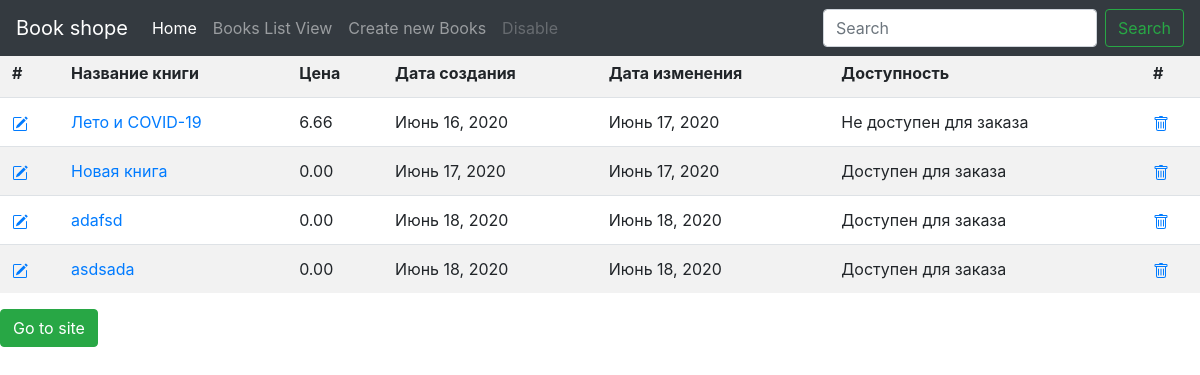
The app's page /books/list/, older data.
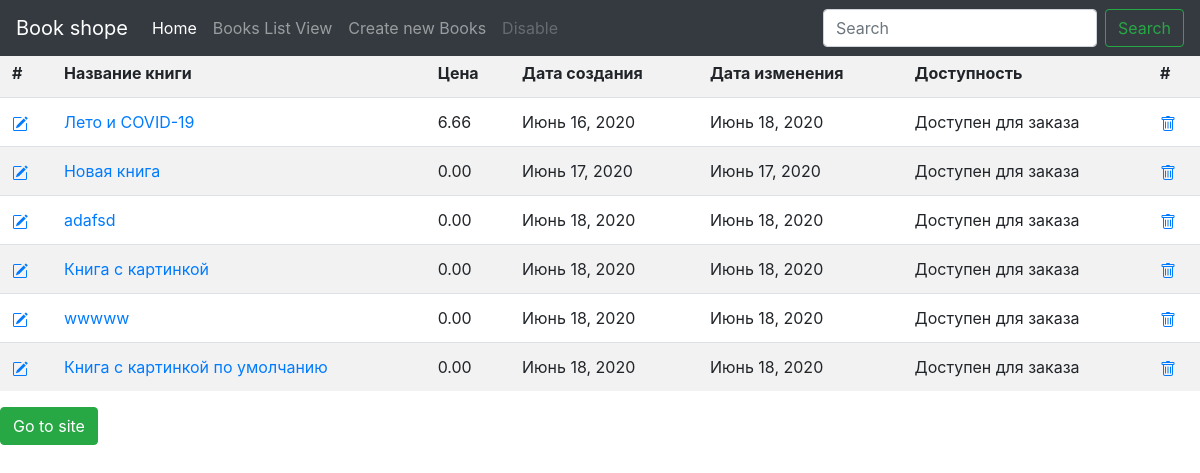
The same page, newer data.
### books/models.py (models this page shows, shortened)
class Books(models.Model):
    name=models.CharField(
        verbose_name="Имя книги",
        max_length=50
    )
    picture=models.ImageField(
        verbose_name="Фото обложки",
        upload_to="books-pic",
        null=True,
        blank=True,
        default="books-pic/default.jpg"
    )
    price=models.DecimalField(
        verbose_name="Цена",
        max_digits=5,
        decimal_places=2,
        default=00.00
    )
    author=models.ManyToManyField(
        'Author',
        verbose_name="Автор"
    )
    genre=models.ManyToManyField(
        'Genre',
        verbose_name="Жанр"
    )
    publishing_year=models.PositiveSmallIntegerField (
        verbose_name="Год издания",
        default=2020
    )
    count_page=models.IntegerField(
        verbose_name="Кол-во страниц",
        default=100
    )
    binging=models.ForeignKey(
        'Binging',
        verbose_name="Переплёт",
        on_delete=models.PROTECT,
        default=1
    )
    format_book=models.CharField(
        verbose_name="Формат",
        default="99x99",
        max_length=15
    )
    isbn=models.CharField(
        verbose_name="ISBN",
        default="999-1-88877-6",
        max_length=20
    )
    weight=models.PositiveSmallIntegerField(
        verbose_name="Вес(гр.)",
        default="100"
    )
    age_limit=models.CharField(
        verbose_name="Ограничение по возрасту",
        default="6+",
        max_length=3
    )
    count_book=models.IntegerField(
        verbose_name="Ко-во книг в наличии",
        default=10
    )
    availability=models.BooleanField(
        verbose_name="Наличие книги",
        default=True
    )
    rating=models.FloatField(
        verbose_name="Рейтинг",
        validators=[MinValueValidator(0), MaxValueValidator(10)],
        default=9
    )
    create=models.DateField(
        verbose_name="Дата внесения в каталог",
        auto_now=False,
        auto_now_add=True
    )
    update=models.DateField(
        verbose_name="Дата последнего изменения",
        auto_now=True,
        auto_now_add=False
    )
    user=models.ForeignKey(
        User,
        on_delete=models.PROTECT
    )

### books/views.py (the view)
# urls.py: path('list/', views.BooksList.as_view(),name='list')
class BooksList(ListView):
    model= models.Books
    template_name='books/list.html'

### books/templates/books/list.html (shortened to what this page needs)
{% extends "base.html" %}
{% load crispy_forms_tags %}
    {% block main %}
        <table class="table table-striped" width="100%" >
                <tr>
                    <th>#</th><th>Название книги</th><th>Цена</th><th>Дата создания</th><th>Дата изменения</th><th>Доступность</th><th>#</th>
                </tr>
            {% for i in object_list %}
                <tr>
                <td><a href="{% url 'CRUDL_books:update' i.pk %}"></a></td>
                  <td><a href="{% url 'CRUDL_books:detail' i.pk %}">{{i.name}}</a> </td>
                  <td>{{i.price}}</td><td>{{i.create}}</td><td>{{i.update}}</td>
                    {% if i.availability %}
                    <td>Доступен для заказа</td>
                    {% else %}
                    <td>Не доступен для заказа</td>
                    {% endif %}
                  <td><a href="{% url 'CRUDL_books:delete' i.pk %}"></a></td>
                </tr>
        {% endfor %}
        </table>
        <a class="btn btn-success" href="{% url 'home_page'%}">Go to site </a>
{% endblock main %}

Row changes from the older to the newer data that the page shows:
changed Books "Лето и COVID-19": update "Июнь 17, 2020" → "Июнь 18, 2020"; availability "Не доступен для заказа" → "Доступен для заказа"
changed Books: name "asdsada" → "Книга с картинкой"
added Books: name "wwwww", price "0.00", create "Июнь 18, 2020", update "Июнь 18, 2020", availability "Доступен для заказа"
added Books: name "Книга с картинкой по умолчанию", price "0.00", create "Июнь 18, 2020", update "Июнь 18, 2020", availability "Доступен для заказа"
